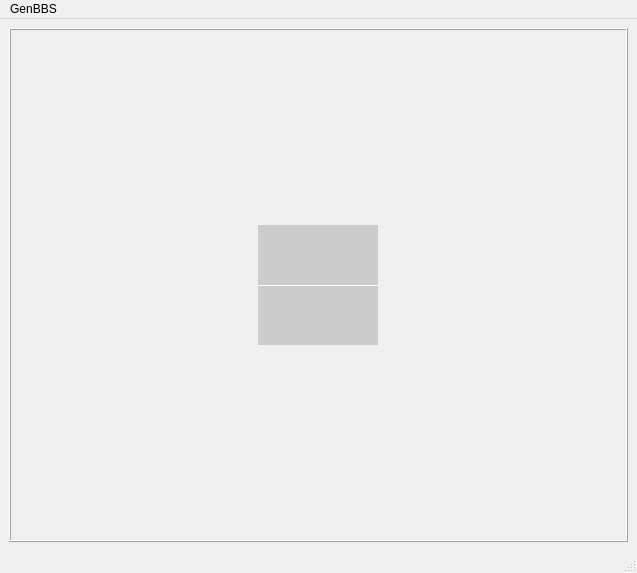
<?xml version="1.0" encoding="UTF-8"?>
<ui version="4.0">
 <class>MainWindow</class>
 <widget class="QMainWindow" name="MainWindow">
  <property name="geometry">
   <rect>
    <x>0</x>
    <y>0</y>
    <width>637</width>
    <height>573</height>
   </rect>
  </property>
  <property name="font">
   <font>
    <strikeout>false</strikeout>
   </font>
  </property>
  <property name="windowTitle">
   <string>MainWindow</string>
  </property>
  <property name="windowIcon">
   <iconset resource="../app_resources.qrc">
    <normaloff>:/images/GenBBS Logo.png</normaloff>:/images/GenBBS Logo.png</iconset>
  </property>
  <property name="styleSheet">
   <string notr="true">QMainWindow {
	background-image: url(:/images/Reinf_Dispersed_Backdrop.jpeg);
    background-repeat: no-repeat;
    background-position: center;
    background-attachment: fixed;
}</string>
  </property>
  <property name="iconSize">
   <size>
    <width>50</width>
    <height>50</height>
   </size>
  </property>
  <widget class="QWidget" name="centralwidgetLoad">
   <property name="sizePolicy">
    <sizepolicy hsizetype="Minimum" vsizetype="Minimum">
     <horstretch>0</horstretch>
     <verstretch>0</verstretch>
    </sizepolicy>
   </property>
   <layout class="QHBoxLayout" name="horizontalLayout">
    <item>
     <widget class="QFrame" name="frameLoad">
      <property name="layoutDirection">
       <enum>Qt::LayoutDirection::LeftToRight</enum>
      </property>
      <property name="autoFillBackground">
       <bool>false</bool>
      </property>
      <property name="frameShape">
       <enum>QFrame::Shape::Box</enum>
      </property>
      <property name="frameShadow">
       <enum>QFrame::Shadow::Raised</enum>
      </property>
      <layout class="QHBoxLayout" name="horizontalLayout_2" stretch="0">
       <item>
        <widget class="QLabel" name="genBBSLogo">
         <property name="enabled">
          <bool>true</bool>
         </property>
         <property name="sizePolicy">
          <sizepolicy hsizetype="Maximum" vsizetype="Maximum">
           <horstretch>0</horstretch>
           <verstretch>0</verstretch>
          </sizepolicy>
         </property>
         <property name="minimumSize">
          <size>
           <width>120</width>
           <height>40</height>
          </size>
         </property>
         <property name="maximumSize">
          <size>
           <width>120</width>
           <height>120</height>
          </size>
         </property>
         <property name="palette">
          <palette>
           <active>
            <colorrole role="WindowText">
             <brush brushstyle="SolidPattern">
              <color alpha="255">
               <red>255</red>
               <green>255</green>
               <blue>255</blue>
              </color>
             </brush>
            </colorrole>
            <colorrole role="Button">
             <brush brushstyle="SolidPattern">
              <color alpha="255">
               <red>204</red>
               <green>204</green>
               <blue>204</blue>
              </color>
             </brush>
            </colorrole>
            <colorrole role="Light">
             <brush brushstyle="SolidPattern">
              <color alpha="255">
               <red>255</red>
               <green>0</green>
               <blue>0</blue>
              </color>
             </brush>
            </colorrole>
            <colorrole role="Midlight">
             <brush brushstyle="SolidPattern">
              <color alpha="255">
               <red>212</red>
               <green>0</green>
               <blue>0</blue>
              </color>
             </brush>
            </colorrole>
            <colorrole role="Dark">
             <brush brushstyle="SolidPattern">
              <color alpha="255">
               <red>85</red>
               <green>0</green>
               <blue>0</blue>
              </color>
             </brush>
            </colorrole>
            <colorrole role="Mid">
             <brush brushstyle="SolidPattern">
              <color alpha="255">
               <red>113</red>
               <green>0</green>
               <blue>0</blue>
              </color>
             </brush>
            </colorrole>
            <colorrole role="Text">
             <brush brushstyle="SolidPattern">
              <color alpha="255">
               <red>255</red>
               <green>255</green>
               <blue>255</blue>
              </color>
             </brush>
            </colorrole>
            <colorrole role="BrightText">
             <brush brushstyle="SolidPattern">
              <color alpha="255">
               <red>255</red>
               <green>255</green>
               <blue>255</blue>
              </color>
             </brush>
            </colorrole>
            <colorrole role="ButtonText">
             <brush brushstyle="SolidPattern">
              <color alpha="255">
               <red>255</red>
               <green>255</green>
               <blue>255</blue>
              </color>
             </brush>
            </colorrole>
            <colorrole role="Base">
             <brush brushstyle="SolidPattern">
              <color alpha="255">
               <red>204</red>
               <green>204</green>
               <blue>204</blue>
              </color>
             </brush>
            </colorrole>
            <colorrole role="Window">
             <brush brushstyle="SolidPattern">
              <color alpha="255">
               <red>204</red>
               <green>204</green>
               <blue>204</blue>
              </color>
             </brush>
            </colorrole>
            <colorrole role="Shadow">
             <brush brushstyle="SolidPattern">
              <color alpha="255">
               <red>0</red>
               <green>0</green>
               <blue>0</blue>
              </color>
             </brush>
            </colorrole>
            <colorrole role="AlternateBase">
             <brush brushstyle="SolidPattern">
              <color alpha="255">
               <red>212</red>
               <green>127</green>
               <blue>127</blue>
              </color>
             </brush>
            </colorrole>
            <colorrole role="ToolTipBase">
             <brush brushstyle="SolidPattern">
              <color alpha="255">
               <red>255</red>
               <green>255</green>
               <blue>220</blue>
              </color>
             </brush>
            </colorrole>
            <colorrole role="ToolTipText">
             <brush brushstyle="SolidPattern">
              <color alpha="255">
               <red>0</red>
               <green>0</green>
               <blue>0</blue>
              </color>
             </brush>
            </colorrole>
            <colorrole role="PlaceholderText">
             <brush brushstyle="SolidPattern">
              <color alpha="127">
               <red>0</red>
               <green>0</green>
               <blue>0</blue>
              </color>
             </brush>
            </colorrole>
            <colorrole role="Accent">
             <brush brushstyle="SolidPattern">
              <color alpha="255">
               <red>255</red>
               <green>255</green>
               <blue>255</blue>
              </color>
             </brush>
            </colorrole>
           </active>
           <inactive>
            <colorrole role="WindowText">
             <brush brushstyle="SolidPattern">
              <color alpha="255">
               <red>255</red>
               <green>255</green>
               <blue>255</blue>
              </color>
             </brush>
            </colorrole>
            <colorrole role="Button">
             <brush brushstyle="SolidPattern">
              <color alpha="255">
               <red>204</red>
               <green>204</green>
               <blue>204</blue>
              </color>
             </brush>
            </colorrole>
            <colorrole role="Light">
             <brush brushstyle="SolidPattern">
              <color alpha="255">
               <red>255</red>
               <green>0</green>
               <blue>0</blue>
              </color>
             </brush>
            </colorrole>
            <colorrole role="Midlight">
             <brush brushstyle="SolidPattern">
              <color alpha="255">
               <red>212</red>
               <green>0</green>
               <blue>0</blue>
              </color>
             </brush>
            </colorrole>
            <colorrole role="Dark">
             <brush brushstyle="SolidPattern">
              <color alpha="255">
               <red>85</red>
               <green>0</green>
               <blue>0</blue>
              </color>
             </brush>
            </colorrole>
            <colorrole role="Mid">
             <brush brushstyle="SolidPattern">
              <color alpha="255">
               <red>113</red>
               <green>0</green>
               <blue>0</blue>
              </color>
             </brush>
            </colorrole>
            <colorrole role="Text">
             <brush brushstyle="SolidPattern">
              <color alpha="255">
               <red>255</red>
               <green>255</green>
               <blue>255</blue>
              </color>
             </brush>
            </colorrole>
            <colorrole role="BrightText">
             <brush brushstyle="SolidPattern">
              <color alpha="255">
               <red>255</red>
               <green>255</green>
               <blue>255</blue>
              </color>
             </brush>
            </colorrole>
            <colorrole role="ButtonText">
             <brush brushstyle="SolidPattern">
              <color alpha="255">
               <red>255</red>
               <green>255</green>
               <blue>255</blue>
              </color>
             </brush>
            </colorrole>
            <colorrole role="Base">
             <brush brushstyle="SolidPattern">
              <color alpha="255">
               <red>204</red>
               <green>204</green>
               <blue>204</blue>
              </color>
             </brush>
            </colorrole>
            <colorrole role="Window">
             <brush brushstyle="SolidPattern">
              <color alpha="255">
               <red>204</red>
               <green>204</green>
               <blue>204</blue>
              </color>
             </brush>
            </colorrole>
            <colorrole role="Shadow">
             <brush brushstyle="SolidPattern">
              <color alpha="255">
               <red>0</red>
               <green>0</green>
               <blue>0</blue>
              </color>
             </brush>
            </colorrole>
            <colorrole role="AlternateBase">
             <brush brushstyle="SolidPattern">
              <color alpha="255">
               <red>212</red>
               <green>127</green>
               <blue>127</blue>
              </color>
             </brush>
            </colorrole>
            <colorrole role="ToolTipBase">
             <brush brushstyle="SolidPattern">
              <color alpha="255">
               <red>255</red>
               <green>255</green>
               <blue>220</blue>
              </color>
             </brush>
            </colorrole>
            <colorrole role="ToolTipText">
             <brush brushstyle="SolidPattern">
              <color alpha="255">
               <red>0</red>
               <green>0</green>
               <blue>0</blue>
              </color>
             </brush>
            </colorrole>
            <colorrole role="PlaceholderText">
             <brush brushstyle="SolidPattern">
              <color alpha="127">
               <red>0</red>
               <green>0</green>
               <blue>0</blue>
              </color>
             </brush>
            </colorrole>
            <colorrole role="Accent">
             <brush brushstyle="SolidPattern">
              <color alpha="255">
               <red>255</red>
               <green>255</green>
               <blue>255</blue>
              </color>
             </brush>
            </colorrole>
           </inactive>
           <disabled>
            <colorrole role="WindowText">
             <brush brushstyle="SolidPattern">
              <color alpha="255">
               <red>85</red>
               <green>0</green>
               <blue>0</blue>
              </color>
             </brush>
            </colorrole>
            <colorrole role="Button">
             <brush brushstyle="SolidPattern">
              <color alpha="255">
               <red>204</red>
               <green>204</green>
               <blue>204</blue>
              </color>
             </brush>
            </colorrole>
            <colorrole role="Light">
             <brush brushstyle="SolidPattern">
              <color alpha="255">
               <red>255</red>
               <green>0</green>
               <blue>0</blue>
              </color>
             </brush>
            </colorrole>
            <colorrole role="Midlight">
             <brush brushstyle="SolidPattern">
              <color alpha="255">
               <red>212</red>
               <green>0</green>
               <blue>0</blue>
              </color>
             </brush>
            </colorrole>
            <colorrole role="Dark">
             <brush brushstyle="SolidPattern">
              <color alpha="255">
               <red>85</red>
               <green>0</green>
               <blue>0</blue>
              </color>
             </brush>
            </colorrole>
            <colorrole role="Mid">
             <brush brushstyle="SolidPattern">
              <color alpha="255">
               <red>113</red>
               <green>0</green>
               <blue>0</blue>
              </color>
             </brush>
            </colorrole>
            <colorrole role="Text">
             <brush brushstyle="SolidPattern">
              <color alpha="255">
               <red>85</red>
               <green>0</green>
               <blue>0</blue>
              </color>
             </brush>
            </colorrole>
            <colorrole role="BrightText">
             <brush brushstyle="SolidPattern">
              <color alpha="255">
               <red>255</red>
               <green>255</green>
               <blue>255</blue>
              </color>
             </brush>
            </colorrole>
            <colorrole role="ButtonText">
             <brush brushstyle="SolidPattern">
              <color alpha="255">
               <red>85</red>
               <green>0</green>
               <blue>0</blue>
              </color>
             </brush>
            </colorrole>
            <colorrole role="Base">
             <brush brushstyle="SolidPattern">
              <color alpha="255">
               <red>204</red>
               <green>204</green>
               <blue>204</blue>
              </color>
             </brush>
            </colorrole>
            <colorrole role="Window">
             <brush brushstyle="SolidPattern">
              <color alpha="255">
               <red>204</red>
               <green>204</green>
               <blue>204</blue>
              </color>
             </brush>
            </colorrole>
            <colorrole role="Shadow">
             <brush brushstyle="SolidPattern">
              <color alpha="255">
               <red>0</red>
               <green>0</green>
               <blue>0</blue>
              </color>
             </brush>
            </colorrole>
            <colorrole role="AlternateBase">
             <brush brushstyle="SolidPattern">
              <color alpha="255">
               <red>170</red>
               <green>0</green>
               <blue>0</blue>
              </color>
             </brush>
            </colorrole>
            <colorrole role="ToolTipBase">
             <brush brushstyle="SolidPattern">
              <color alpha="255">
               <red>255</red>
               <green>255</green>
               <blue>220</blue>
              </color>
             </brush>
            </colorrole>
            <colorrole role="ToolTipText">
             <brush brushstyle="SolidPattern">
              <color alpha="255">
               <red>0</red>
               <green>0</green>
               <blue>0</blue>
              </color>
             </brush>
            </colorrole>
            <colorrole role="PlaceholderText">
             <brush brushstyle="SolidPattern">
              <color alpha="127">
               <red>85</red>
               <green>0</green>
               <blue>0</blue>
              </color>
             </brush>
            </colorrole>
            <colorrole role="Accent">
             <brush brushstyle="SolidPattern">
              <color alpha="255">
               <red>221</red>
               <green>0</green>
               <blue>0</blue>
              </color>
             </brush>
            </colorrole>
           </disabled>
          </palette>
         </property>
         <property name="font">
          <font>
           <family>Bernard MT</family>
           <pointsize>18</pointsize>
           <underline>false</underline>
           <strikeout>false</strikeout>
           <stylestrategy>PreferDefault</stylestrategy>
           <kerning>true</kerning>
          </font>
         </property>
         <property name="autoFillBackground">
          <bool>false</bool>
         </property>
         <property name="styleSheet">
          <string notr="true">background-color: rgb(204, 204, 204)</string>
         </property>
         <property name="frameShape">
          <enum>QFrame::Shape::HLine</enum>
         </property>
         <property name="text">
          <string/>
         </property>
         <property name="pixmap">
          <pixmap resource="../app_resources.qrc">:/images/GenBBS Logo.png</pixmap>
         </property>
         <property name="scaledContents">
          <bool>true</bool>
         </property>
         <property name="alignment">
          <set>Qt::AlignmentFlag::AlignCenter</set>
         </property>
         <property name="textInteractionFlags">
          <set>Qt::TextInteractionFlag::NoTextInteraction</set>
         </property>
        </widget>
       </item>
      </layout>
     </widget>
    </item>
   </layout>
  </widget>
  <widget class="QMenuBar" name="menubar">
   <property name="geometry">
    <rect>
     <x>0</x>
     <y>0</y>
     <width>637</width>
     <height>22</height>
    </rect>
   </property>
   <widget class="QMenu" name="menuGenBBS">
    <property name="title">
     <string>GenBBS</string>
    </property>
   </widget>
   <addaction name="menuGenBBS"/>
  </widget>
  <widget class="QStatusBar" name="statusbar"/>
 </widget>
 <resources>
  <include location="../app_resources.qrc"/>
 </resources>
 <connections/>
</ui>
